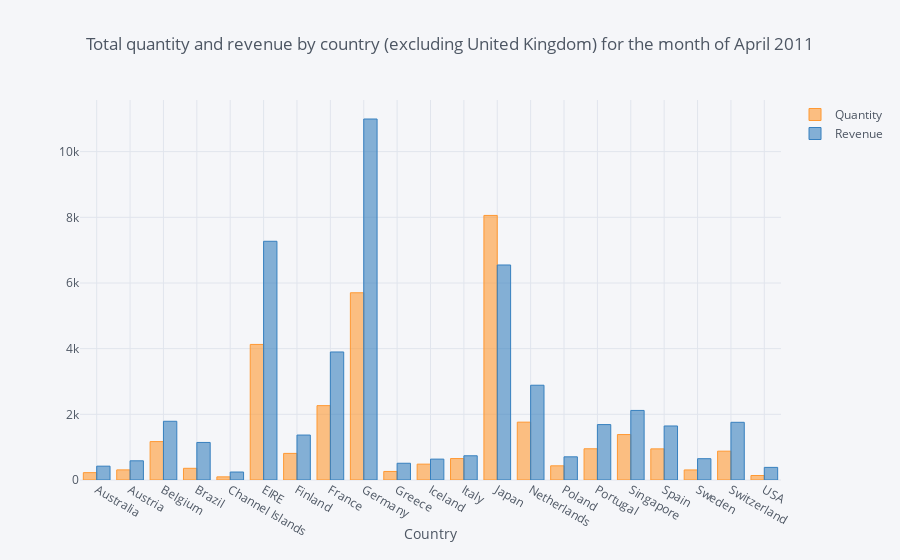

Write notebook code for a chart like this one.
### Code cell
data_April_2011_plot.iplot(kind='bar', x='Country', xTitle='Country', y=['Quantity', 'Revenue'], title='Total quantity and revenue by country (excluding United Kingdom) for the month of April 2011')

### Figure 1 — Plotly figure (JSON) as saved in the notebook; plotly's stock layout.template omitted (floating-point values rounded to 4 significant figures)
{"data": [{"marker": {"color": "rgba(255, 153, 51, 0.6)", "line": {"color": "rgba(255, 153, 51, 1.0)", "width": 1}}, "name": "Quantity", "orientation": "v", "text": "", "type": "bar", "uid": "4abbca24-bcf2-4c0d-946d-672ec705448d", "x": ["Australia", "Austria", "Belgium", "Brazil", "Channel Islands", "EIRE", "Finland", "France", "Germany", "Greece", "Iceland", "Italy", "Japan", "Netherlands", "Poland", "Portugal", "Singapore", "Spain", "Sweden", "Switzerland", "USA"], "y": [224, 308, 1170, 356, 96, 4129, 810, 2265, 5702, 260, 483, 653, 8058, 1762, 432, 951, 1384, 948, 306, 878, 137]}, {"marker": {"color": "rgba(55, 128, 191, 0.6)", "line": {"color": "rgba(55, 128, 191, 1.0)", "width": 1}}, "name": "Revenue", "orientation": "v", "text": "", "type": "bar", "uid": "759e4589-b5be-4285-8ae1-cab16583c4b1", "x": ["Australia", "Austria", "Belgium", "Brazil", "Channel Islands", "EIRE", "Finland", "France", "Germany", "Greece", "Iceland", "Italy", "Japan", "Netherlands", "Poland", "Portugal", "Singapore", "Spain", "Sweden", "Switzerland", "USA"], "y": [421.6, 584.8, 1788.0, 1144.0, 243.0, 7270.0, 1369.0, 3899.0, 10990.0, 509.7, 636.2, 737.8, 6549.0, 2887.0, 705.8, 1688.0, 2119.0, 1646.0, 649.1, 1757.0, 383.9]}], "layout": {"legend": {"bgcolor": "#F5F6F9", "font": {"color": "#4D5663"}}, "paper_bgcolor": "#F5F6F9", "plot_bgcolor": "#F5F6F9", "title": {"font": {"color": "#4D5663"}, "text": "Total quantity and revenue by country (excluding United Kingdom) for the month of April 2011"}, "xaxis": {"gridcolor": "#E1E5ED", "showgrid": true, "tickfont": {"color": "#4D5663"}, "title": {"font": {"color": "#4D5663"}, "text": "Country"}, "zerolinecolor": "#E1E5ED"}, "yaxis": {"gridcolor": "#E1E5ED", "showgrid": true, "tickfont": {"color": "#4D5663"}, "title": {"font": {"color": "#4D5663"}, "text": ""}, "zerolinecolor": "#E1E5ED"}}}
